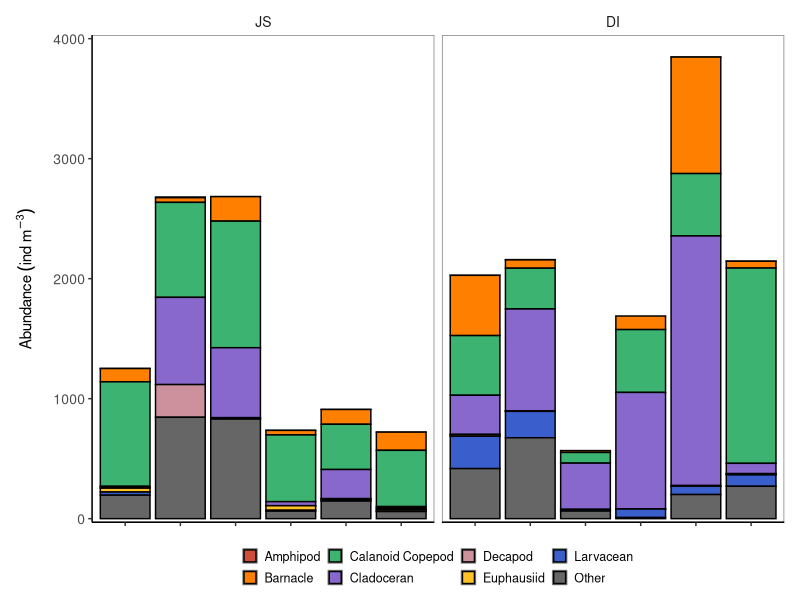
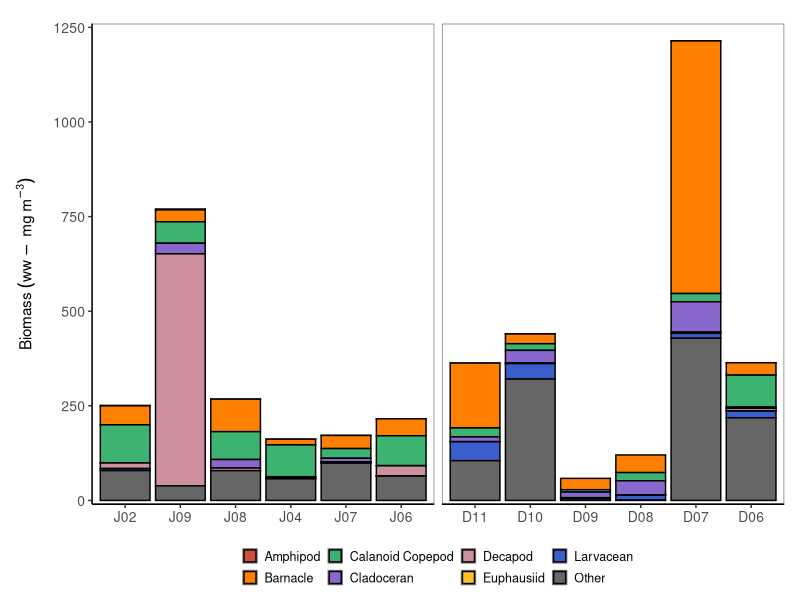
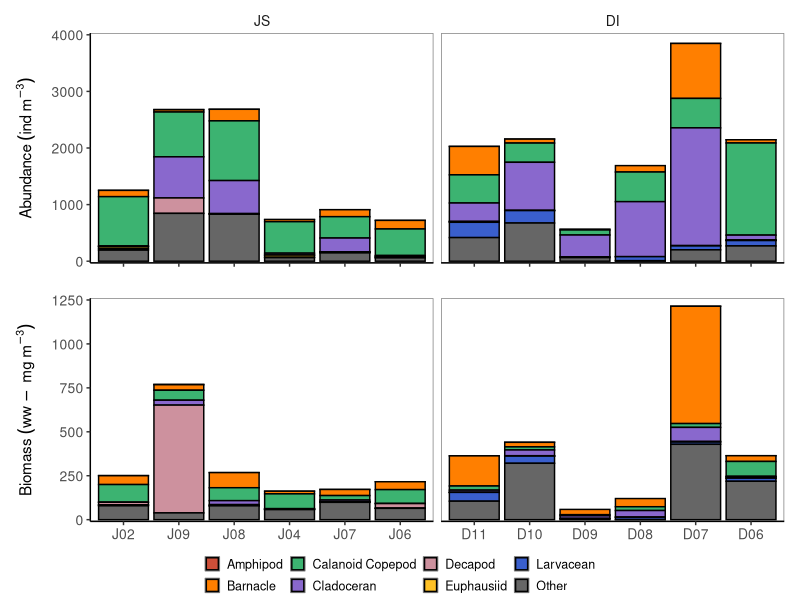
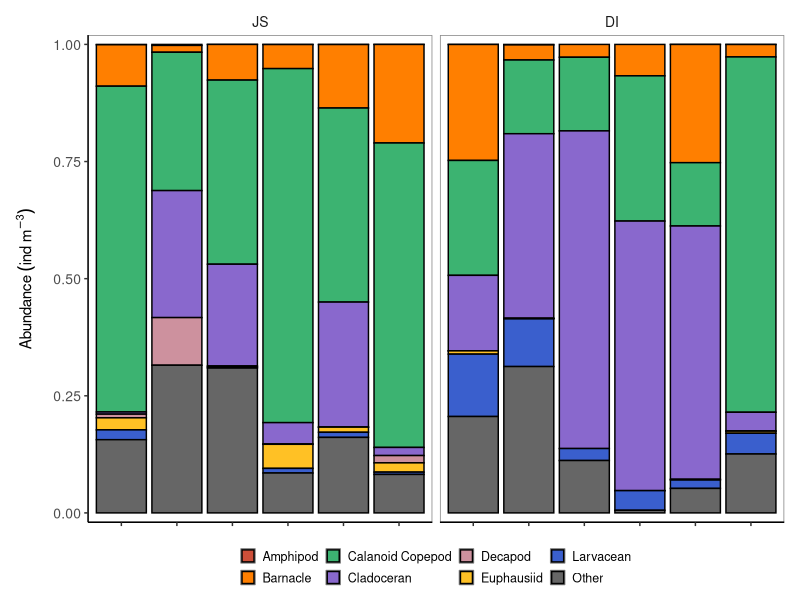
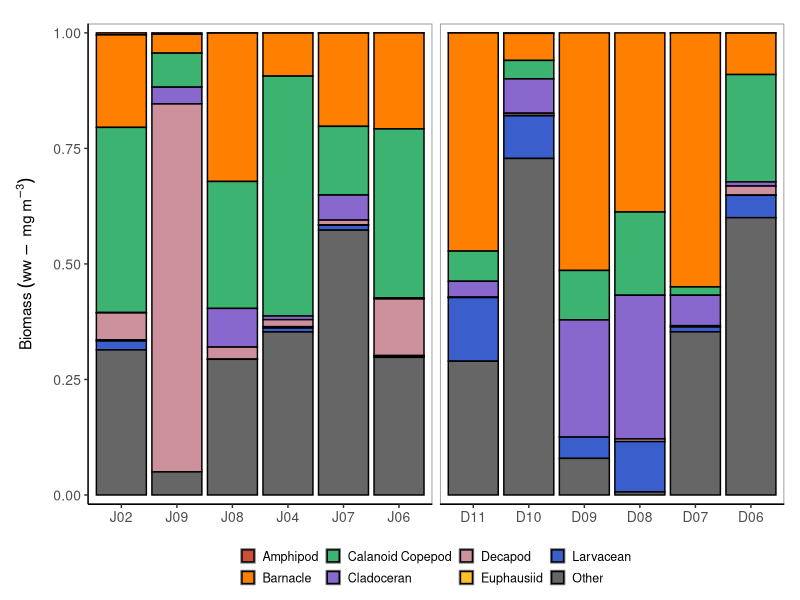
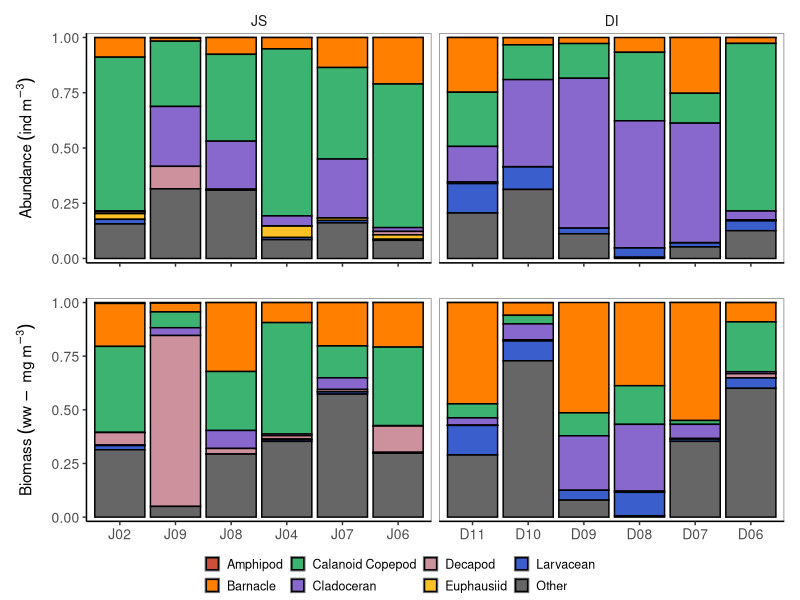
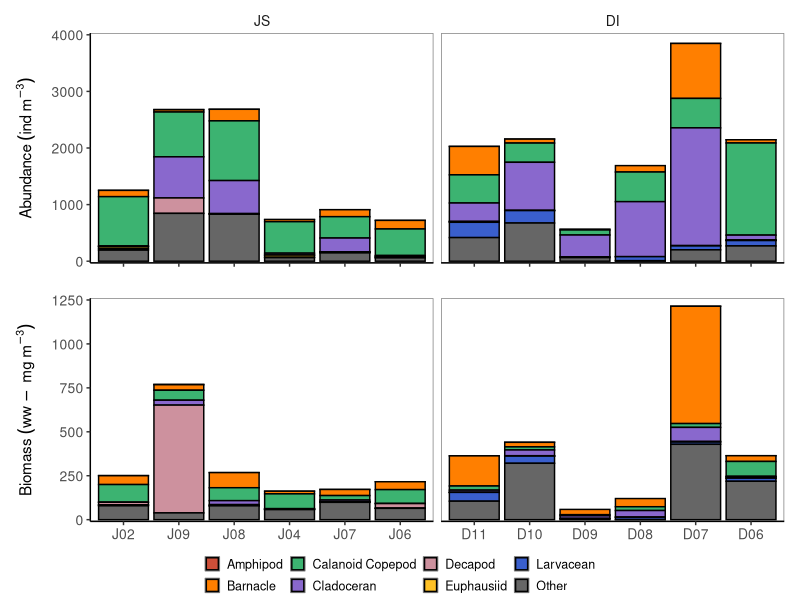
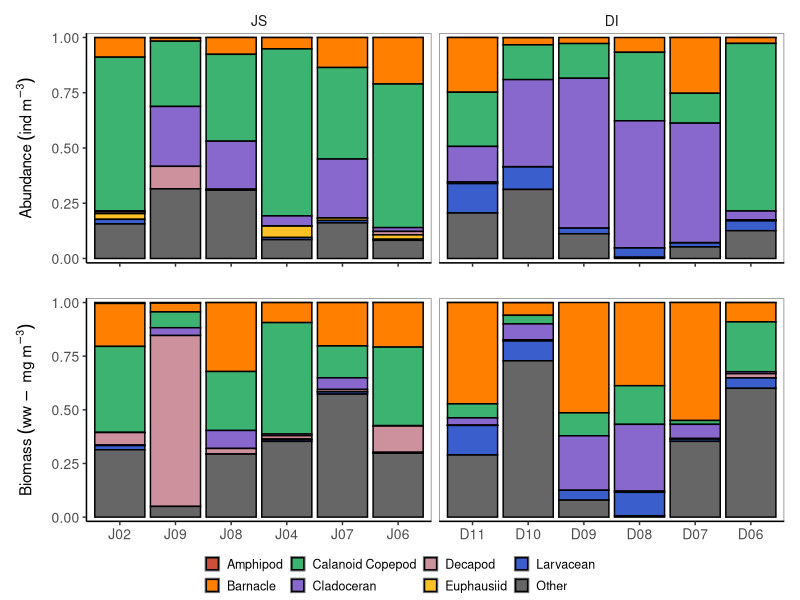

Write the R code that produced these figures, in order. (Note: this script raises an error after producing the figures.)
## ---- chunk 1
library(tidyverse)
library(ggpubr)
library(here)

myzoopcomp <- read_csv("../raw/zoopcomp.csv")
myzoopww <- read_csv("../raw/zoopww.csv")
spat <- read_csv("../raw/spatial.csv")

allzoopcomp <- read_csv(here("raw", "combined_JSP_zoop_tax.csv"))
allzoopww <- read_csv(here("raw", "combined_JSP_zoop_ww.csv"))
## ---- chunk 2
# Code to show the abundance and biomass of zoops from 2015 spatial samples

zoop_abund <- myzoopcomp %>%
        separate(date, c("year", "month", "day"), sep = "-") %>%
        select(sampleID, year, location, site, plot.taxon.g, sizeclass, totcount, abundance, biomass_wet) %>%
        filter(!sampleID %in% c("QPK1045", "QPK1049", "QPK1012", "QPK1019", "JSPK1014", "JSPK1054","JSPK1075", "JSPK1093"), totcount != "NA", year == "2015") %>%  # removing the other temporal zoop samples from D07 and J07 
        mutate(location = factor(location, levels = c("JS", "DI")), site = factor(site, levels = c("J02", "J09", "J08", "J04", "J07", "J06", "D11", "D10", "D09", "D08", "D07", "D06"))) %>%
        group_by(location, site, plot.taxon.g) %>%
        summarise(totcount = sum(totcount), totabund = sum(abundance), totbiom = sum(biomass_wet))
 

#plotting species comp using absolute zoop abundances
zoopcomp.abund <- ggplot(data = zoop_abund, aes(x = site, y = totabund, fill = plot.taxon.g)) + 
        geom_bar(stat = "identity", colour = "black") +
        theme_classic()+
        facet_grid(.~location, scales = "free") +
        scale_fill_manual(
                values = c("tomato3", "darkorange1", "mediumseagreen", "mediumpurple3","pink3", "goldenrod1", "royalblue3", "grey40"),
                labels = c("Amphipod", "Barnacle", "Calanoid Copepod", "Cladoceran", "Decapod", "Euphausiid", "Larvacean", "Other")
        ) +
        theme(
                axis.text.x = element_blank(),
                axis.text.y = element_text(size = 10),
                axis.title.x = element_blank(),
                axis.title.y = element_text(size = 11, margin = margin(r = 10)),
                panel.background = element_rect(fill = "white", colour = "grey50"),
                strip.background = element_blank(),
                strip.text = element_text(size = 10),
                legend.title=element_blank(),
                legend.text = element_text(size = 9),
                legend.key.size = unit(0.7, "line"),
                legend.position = "bottom",
                plot.margin=unit(c(0.2,0.4,0.2,0.4),"cm")
        ) +
        labs(y = expression(Abundance~(ind~m^-3))) + 
        scale_y_continuous(expand = c(0,30), limits = c(0,4000))

zoopcomp.abund


#plotting zoop absolute biomass
zoopcomp.biom <- ggplot(data = zoop_abund, aes(x = site, y = totbiom, fill = plot.taxon.g)) + 
        geom_bar(stat = "identity", colour = "black") +
        theme_classic()+
        facet_grid(.~location, scales = "free") +
        scale_fill_manual(
                values = c("tomato3", "darkorange1", "mediumseagreen", "mediumpurple3","pink3", "goldenrod1", "royalblue3", "grey40"),
                labels = c("Amphipod", "Barnacle", "Calanoid Copepod", "Cladoceran", "Decapod", "Euphausiid", "Larvacean", "Other")
        ) +
        theme(
                axis.text.x = element_text(size = 10),
                axis.text.y = element_text(size = 10),
                axis.title.x = element_blank(),
                axis.title.y = element_text(size = 11, margin = margin(r = 10)),
                panel.background = element_rect(fill = "white", colour = "grey50"),
                strip.background = element_blank(),
                strip.text = element_blank(),
                legend.title=element_blank(),
                legend.text = element_text(size = 9),
                legend.key.size = unit(0.7, "line"),
                legend.position = "bottom",
                plot.margin=unit(c(0.6,0.4,0.2,0.4),"cm")
        ) +
        labs(y = expression(Biomass~(ww~-~mg~m^-3))) +
        scale_y_continuous(expand = c(0,10), limits = c(0,1250))

zoopcomp.biom

ggarrange(zoopcomp.abund, zoopcomp.biom, ncol = 1, common.legend = TRUE, legend = "bottom")
ggsave("zoop_abund_biom_taxa.png", path = "../figs/zoops", width = 16, height = 16, units = "cm", dpi = 300)



#plotting proportion of taxa by abundance
zoopabund_prop <- ggplot(data = zoop_abund, aes(x = site, y = totabund, fill = plot.taxon.g)) + 
        geom_bar(stat = "identity", position = "fill", colour = "black") +
        theme_classic()+
        facet_grid(.~location, scales = "free") +
        scale_fill_manual(
                values = c("tomato3", "darkorange1", "mediumseagreen", "mediumpurple3","pink3", "goldenrod1", "royalblue3", "grey40"),
                labels = c("Amphipod", "Barnacle", "Calanoid Copepod", "Cladoceran", "Decapod", "Euphausiid", "Larvacean", "Other")
        ) +
        theme(
                axis.text.x = element_blank(),
                axis.text.y = element_text(size = 10),
                axis.title.x = element_blank(),
                axis.title.y = element_text(size = 11, margin = margin(r = 10)),
                panel.background = element_rect(fill = "white", colour = "grey50"),
                strip.background = element_blank(),
                strip.text = element_text(size = 10),
                legend.title=element_blank(),
                legend.text = element_text(size = 9),
                legend.key.size = unit(0.7, "line"),
                legend.position = "bottom",
                plot.margin=unit(c(0.2,0.4,0.2,0.4),"cm")
        ) +
        labs(y = expression(Abundance~(ind~m^-3)))  +
        scale_y_continuous(expand = c(0,0.02))
zoopabund_prop


#plotting proportion of taxa by biomass
zoopbiom_prop <- ggplot(data = zoop_abund, aes(x = site, y = totbiom, fill = plot.taxon.g)) + 
        geom_bar(stat = "identity", position = "fill", colour = "black") +
        theme_classic()+
        facet_grid(.~location, scales = "free") +
        scale_fill_manual(
                values = c("tomato3", "darkorange1", "mediumseagreen", "mediumpurple3","pink3", "goldenrod1", "royalblue3", "grey40"),
                labels = c("Amphipod", "Barnacle", "Calanoid Copepod", "Cladoceran", "Decapod", "Euphausiid", "Larvacean", "Other")
        ) +
        theme(
                axis.text.x = element_text(size = 10),
                axis.text.y = element_text(size = 10),
                axis.title.x = element_blank(),
                axis.title.y = element_text(size = 11, margin = margin(r = 10)),
                panel.background = element_rect(fill = "white", colour = "grey50"),
                strip.background = element_blank(),
                strip.text = element_blank(),
                legend.title=element_blank(),
                legend.text = element_text(size = 9),
                legend.key.size = unit(0.7, "line"),
                legend.position = "bottom",
                plot.margin=unit(c(0.6,0.4,0.2,0.4),"cm")
        ) +
        labs(y = expression(Biomass~(ww~-~mg~m^-3))) +
        scale_y_continuous(expand = c(0,0.02))

zoopbiom_prop
       
ggarrange(zoopabund_prop, zoopbiom_prop, ncol = 1, common.legend = TRUE, legend = "bottom")
ggsave("zoop_abund_biom_taxa_proportions.png", path = "../figs/zoops", width = 16, height = 16, units = "cm", dpi = 300)

## ---- chunk 3
# Code to show the abundance and biomass of zoops over time at D07 and J07

temp.abund <- zoopcomp %>%
        mutate(year = format(date, "%Y")) %>%
        select(sampleID, date, year, location, site, phylum, plot.taxon.g, totcount, abundance, biomass_wet) %>%
        filter(site == "D07" | site =="J07", totcount != "NA", phylum != 'NA') %>%
        mutate(location = factor(location, levels = c("JS", "DI"))) %>% 
        group_by(year, date, location, site, plot.taxon.g) %>%
        summarise(totcount = sum(totcount), totabund = sum(abundance), totbiom = sum(biomass_wet))

temp.abund$year <- format(as.factor(temp.abund$year))
temp.abund$date_m <- format(as.Date(temp.abund$date), "%b-%d")
temp.abund$date_m1 <- as.Date(temp.abund$date_m, format = "%b-%d")


##plot relative abundance for each taxon for the taxa that contribute >5%, fill with taxon
temp.zoop.relabund <- ggplot(data = temp.abund, aes(x = date_m1, y = totabund)) + 
  geom_col(aes(fill = plot.taxon.g), position = "fill", width = 3.5, colour = "black") +
  theme_classic()+
  facet_grid(vars(year), vars(location), scales = "free") +
  scale_fill_manual(
          values = c("tomato3", "darkorange1", "mediumseagreen", "mediumpurple3","pink3", "goldenrod1", "royalblue3", "grey40"),
                labels = c("Amphipod", "Barnacle", "Calanoid Copepod", "Cladoceran", "Decapod", "Euphausiid", "Larvacean", "Other")
  ) +
  theme(
    axis.text.x = element_text(size = 10, angle = 90),
    axis.text.y = element_text(size = 10),
    axis.title.x = element_blank(),
    axis.title.y = element_text(size = 12, margin = margin(r=10)),
    panel.background = element_rect(fill = "white", colour = "grey50"),
    strip.background = element_blank(),
    strip.text = element_text(size = 10),
    legend.title=element_blank(),
    legend.text = element_text(size = 10),
    legend.key.size = unit(0.7, "line"),
    legend.position = "bottom",
    legend.direction = "horizontal",
    legend.justification = "center"
  ) +
  labs(y = "Proportion of Sample")

temp.zoop.relabund +  scale_x_date(date_breaks ="1 week", date_labels = "%b-%d") + guides(fill = guide_legend(nrow = 2, byrow = TRUE))
ggsave("zoop_speciescomp_relabund.png", path = "../figs/zoops", width = 14, height = 12, units = "cm", dpi = 300)
## ---- chunk 4
# Combine spat and temp and plot together over time
zoop_abund <- myzoopcomp %>%
        mutate(year = format(date, "%Y")) %>%
        select(date, year, location, site, phylum, plot.taxon.g, totcount, abundance, biomass_wet) %>%
        filter(totcount != "NA", phylum != 'NA') %>%
        mutate(location = factor(location, levels = c("JS", "DI"))) %>% 
        group_by(year, date, location, plot.taxon.g) %>%
        summarise(totcount = sum(totcount), totabund = sum(abundance), totbiom = sum(biomass_wet))

zoop_abund$year <- format(as.factor(zoop_abund$year))
zoop_abund$date_m <- format(as.Date(zoop_abund$date), "%b-%d")
zoop_abund$date_m1 <- as.Date(zoop_abund$date_m, format = "%b-%d")

zoop_samplesize <- zoopcomp %>%
        mutate(year = format(date, "%Y"), location = factor(location, levels = c("JS", "DI"))) %>%
        select(sampleID, date, year, location, site, phylum, plot.taxon.g, totcount, abundance, biomass_wet) %>%
        filter(totcount != "NA", phylum != 'NA')

zoop_samplesize$year <- format(as.factor(zoop_samplesize$year))
zoop_samplesize$date_m <- format(as.Date(zoop_samplesize$date), "%b-%d")
zoop_samplesize$date_m1 <- as.Date(zoop_samplesize$date_m, format = "%b-%d")

samplesize <- zoop_samplesize %>%
  group_by(year, date_m1, location) %>%
  summarise(count = length(unique(sampleID)))

##plot relative abundance for each taxon for the taxa that contribute >5%, fill with taxon
zoop_abund_p <- ggplot(data = zoop_abund, aes(x = date_m1, y = totabund)) + 
  geom_col(aes(fill = plot.taxon.g), position = "fill", width = 1, colour = "black") +
  theme_classic()+
  facet_grid(vars(year), vars(location), scales = "free") +
  scale_fill_manual(
          values = c("tomato3", "darkorange1", "mediumseagreen", "mediumpurple3","pink3", "goldenrod1", "royalblue3", "grey40"),
                labels = c("Amphipod", "Barnacle", "Calanoid Copepod", "Cladoceran", "Decapod", "Euphausiid", "Larvacean", "Other")
  ) +
  theme(
    axis.text.x = element_text(size = 10, angle = 90),
    axis.text.y = element_text(size = 10),
    axis.title.x = element_blank(),
    axis.title.y = element_text(size = 12, margin = margin(r=10)),
    panel.background = element_rect(fill = "white", colour = "grey50"),
    strip.background = element_blank(),
    strip.text = element_text(size = 10),
    legend.title=element_blank(),
    legend.text = element_text(size = 10),
    legend.key.size = unit(0.7, "line"),
    legend.position = "bottom",
    legend.direction = "horizontal",
    legend.justification = "center"
  ) +
  labs(y = "Proportion of Sample") +
  scale_y_continuous(expand = c(0,0.04), breaks = seq(0,1.0,0.2))

zoop_abund_p +  
  scale_x_date(date_breaks ="1 week", date_labels = "%b-%d") + 
  guides(fill = guide_legend(nrow = 2, byrow = TRUE)) +
  geom_text(data = samplesize, aes(x = date_m1, y = 1.07, label = count, fill = NULL), size = 3)

ggsave("../figs/zoops/allzoops_overtime.png", width = 16, height = 12, units = "cm")
## ---- chunk 5
# Combine spat and temp and plot SIZES over time
zoop_size_abund <- allzoopcomp %>%
        mutate(year = format(date, "%Y")) %>%
        select(date, year, location, site, sizeclass, totcount, abundance, biomass_wet) %>%
        filter(totcount != "NA", sizeclass != 'NA') %>%
        mutate(location = factor(location, levels = c("JS", "DI")), sizeclass = factor(sizeclass, levels = c("<1", "1-2", "2-5", "5-10", ">10"))) %>% 
        group_by(year, date, location, sizeclass) %>%
        summarise(totcount = sum(totcount), totabund = sum(abundance), totbiom = sum(biomass_wet))

zoop_size_abund $year <- format(as.factor(zoop_size_abund $year))
zoop_size_abund $date_m <- format(as.Date(zoop_size_abund $date), "%b-%d")
zoop_size_abund $date_m1 <- as.Date(zoop_size_abund $date_m, format = "%b-%d")

zoop_samplesize <- zoopcomp %>%
        mutate(year = format(date, "%Y"), location = factor(location, levels = c("JS", "DI"))) %>%
        select(sampleID, date, year, location, site, sizeclass, totcount, abundance, biomass_wet) %>%
        filter(totcount != "NA", sizeclass != 'NA')

zoop_samplesize$year <- format(as.factor(zoop_samplesize$year))
zoop_samplesize$date_m <- format(as.Date(zoop_samplesize$date), "%b-%d")
zoop_samplesize$date_m1 <- as.Date(zoop_samplesize$date_m, format = "%b-%d")

samplesize <- zoop_samplesize %>%
  group_by(year, date_m1, location) %>%
  summarise(count = length(unique(sampleID)))

##plot relative abundance for each taxon for the taxa that contribute >5%, fill with taxon
zoop_sizeabund_p <- ggplot(data = zoop_size_abund, aes(x = date_m1, y = totabund)) + 
  geom_col(aes(fill = sizeclass), position = "fill", width = 1, colour = "black") +
  theme_classic()+
  facet_grid(vars(year), vars(location), scales = "free") +
  scale_fill_manual(values = c("cadetblue1","cadetblue3","cadetblue4","plum4","mediumpurple4")) +
  theme(
    axis.text.x = element_text(size = 10, angle = 90),
    axis.text.y = element_text(size = 10),
    axis.title.x = element_blank(),
    axis.title.y = element_text(size = 12, margin = margin(r=10)),
    panel.background = element_rect(fill = "white", colour = "grey50"),
    strip.background = element_blank(),
    strip.text = element_text(size = 10),
    legend.title=element_blank(),
    legend.text = element_text(size = 10),
    legend.key.size = unit(0.7, "line"),
    legend.position = "bottom",
    legend.direction = "horizontal",
    legend.justification = "center"
  ) +
  labs(y = "Proportion of Sample") +
  scale_y_continuous(expand = c(0,0.04), breaks = seq(0,1.0,0.2))

zoop_sizeabund_p +  
  scale_x_date(date_breaks ="1 week", date_labels = "%b-%d") + 
  geom_text(data = samplesize, aes(x = date_m1, y = 1.07, label = count, fill = NULL), size = 3)

ggsave("../figs/zoops/allzoopsizes_overtime.png", width = 16, height = 12, units = "cm")
## ---- chunk 6
# Combine spat and temp and plot together over time
options(scipen = 999)
zoop_abund <- allzoopcomp %>%
  mutate(year = format(date, "%Y")) %>%
  mutate(location = case_when(grepl("D", site) ~ "DI",
                              grepl("Q", site) ~ "DI",
                              grepl("J", site) ~ "JS")) %>%
  select(date, year, location, site, phylum, final_category, plot.taxon, total_count, abundance) %>%
  mutate(plot.taxon = case_when(plot.taxon %in% c("Fish", "Insect", "Jellyfish") ~ "Other",
                                TRUE ~ plot.taxon)) %>%
  filter(total_count != "NA", phylum != 'NA') %>%
  mutate(location = factor(location, levels = c("JS", "DI"))) %>% 
  group_by(year, date, location, final_category, plot.taxon) %>%
  summarise(totcount = sum(total_count), totabund = sum(abundance))

zoop_abund$year <- format(as.factor(zoop_abund$year))
zoop_abund$date_m <- format(as.Date(zoop_abund$date), "%b-%d")
zoop_abund$date_m1 <- as.Date(zoop_abund$date_m, format = "%b-%d")

zoop_samplesize <- allzoopcomp %>%
  mutate(location = case_when(grepl("D", site) ~ "DI",
                              grepl("Q", site) ~ "DI",
                              grepl("J", site) ~ "JS")) %>%
        mutate(year = format(date, "%Y"), location = factor(location, levels = c("JS", "DI"))) %>%
        select(sample_id, date, year, location, site, phylum, plot.taxon, total_count, abundance) %>%
        filter(total_count != "NA", phylum != 'NA')

zoop_samplesize$year <- format(as.factor(zoop_samplesize$year))
zoop_samplesize$date_m <- format(as.Date(zoop_samplesize$date), "%b-%d")
zoop_samplesize$date_m1 <- as.Date(zoop_samplesize$date_m, format = "%b-%d")

samplesize <- zoop_samplesize %>%
  group_by(year, date_m1, location) %>%
  summarise(count = length(unique(sample_id)))

##plot relative abundance for each taxon for the taxa that contribute >5%, fill with taxon
zoop_abund_p <- ggplot(data = zoop_abund, aes(x = date_m1, y = totcount)) + 
  geom_col(aes(fill = plot.taxon), position = "fill", width = 1, colour = "black", size = 0.3) +
  theme_classic()+
  facet_grid(vars(year), vars(location), scales = "free") +
  scale_fill_manual(
          values = c("tomato3", "darkorange1", "mediumpurple3", "mediumseagreen", "pink3", "goldenrod1", "royalblue3", "grey40"),
                labels = c("Amphipod", "Barnacle", "Cladoceran", "Copepod", "Decapod", "Euphausiid", "Larvacean", "Other")
  ) +
  theme(
    axis.text.x = element_text(size = 10, angle = 90, vjust = 0.5),
    axis.text.y = element_text(size = 10),
    axis.title.x = element_blank(),
    axis.title.y = element_text(size = 12, margin = margin(r=10)),
    panel.background = element_rect(fill = "white", colour = "grey50"),
    strip.background = element_blank(),
    strip.text = element_text(size = 10),
    legend.title=element_blank(),
    legend.text = element_text(size = 10),
    legend.key.size = unit(0.7, "line"),
    legend.position = "bottom",
    legend.direction = "horizontal",
    legend.justification = "center"
  ) +
  labs(y = "Proportion of Sample") +
  scale_y_continuous(expand = c(0,0.04), breaks = seq(0,1.0,0.2))

zoop_abund_p +  
  scale_x_date(date_breaks ="1 week", date_labels = "%b-%d", limits = c(as.Date(c("2022-05-01", "2022-07-10")))) + 
  guides(fill = guide_legend(nrow = 2, byrow = TRUE)) +
  geom_text(data = samplesize, aes(x = date_m1, y = 1.07, label = count, fill = NULL), size = 2.2)

ggsave("../figs/zoops/allzoops_overtime.png", width = 18, height = 14, units = "cm")
## ---- chunk 7
# Combine spat and temp and plot SIZES over time
zoop_size_abund <- allzoopcomp %>%
        mutate(year = format(date, "%Y")) %>%
  mutate(location = case_when(grepl("D", site) ~ "DI",
                              grepl("Q", site) ~ "DI",
                              grepl("J", site) ~ "JS")) %>%
        select(date, year, location, site, size_class, total_count, abundance) %>%
        filter(total_count != "NA", size_class != 'NA') %>%
  mutate(size_class = case_when(size_class %in% c("<1", "1-2", "<2") ~ "<2",
                                TRUE ~ size_class)) %>%
        mutate(location = factor(location, levels = c("JS", "DI")), size_class = factor(size_class, levels = c("<2", "2-5", "5-10", ">10"))) %>% 
        group_by(year, date, location, size_class) %>%
        summarise(totcount = sum(total_count), totabund = sum(abundance))

zoop_size_abund $year <- format(as.factor(zoop_size_abund $year))
zoop_size_abund $date_m <- format(as.Date(zoop_size_abund $date), "%b-%d")
zoop_size_abund $date_m1 <- as.Date(zoop_size_abund $date_m, format = "%b-%d")

zoop_samplesize <- allzoopcomp %>%
  mutate(location = case_when(grepl("D", site) ~ "DI",
                              grepl("Q", site) ~ "DI",
                              grepl("J", site) ~ "JS")) %>%
        mutate(year = format(date, "%Y"), location = factor(location, levels = c("JS", "DI"))) %>%
        select(sample_id, date, year, location, site, size_class, total_count, abundance) %>%
        filter(total_count != "NA", size_class != 'NA')

zoop_samplesize$year <- format(as.factor(zoop_samplesize$year))
zoop_samplesize$date_m <- format(as.Date(zoop_samplesize$date), "%b-%d")
zoop_samplesize$date_m1 <- as.Date(zoop_samplesize$date_m, format = "%b-%d")

samplesize <- zoop_samplesize %>%
  group_by(year, date_m1, location) %>%
  summarise(count = length(unique(sample_id)))

##plot relative abundance for each taxon for the taxa that contribute >5%, fill with taxon
zoop_sizeabund_p <- ggplot(data = zoop_size_abund, aes(x = date_m1, y = totcount)) + 
  geom_col(aes(fill = size_class), position = "fill", width = 1, size = 0.3, colour = "black") +
  theme_classic()+
  facet_grid(vars(year), vars(location), scales = "free") +
  scale_fill_manual(values = c("cadetblue1","cadetblue4","plum4","mediumpurple4")) +
  theme(
    axis.text.x = element_text(size = 10, angle = 90),
    axis.text.y = element_text(size = 10),
    axis.title.x = element_blank(),
    axis.title.y = element_text(size = 12, margin = margin(r=10)),
    panel.background = element_rect(fill = "white", colour = "grey50"),
    strip.background = element_blank(),
    strip.text = element_text(size = 10),
    legend.title=element_blank(),
    legend.text = element_text(size = 10),
    legend.key.size = unit(0.7, "line"),
    legend.position = "bottom",
    legend.direction = "horizontal",
    legend.justification = "center"
  ) +
  labs(y = "Proportion of Sample") +
  scale_y_continuous(expand = c(0,0.04), breaks = seq(0,1.0,0.2))

zoop_sizeabund_p +  
  scale_x_date(date_breaks ="1 week", date_labels = "%b-%d", limits = c(as.Date(c("2022-05-01", "2022-07-10")))) + 
  geom_text(data = samplesize, aes(x = date_m1, y = 1.07, label = count, fill = NULL), size = 2.5)

ggsave("../figs/zoops/allzoopsizes_overtime.png", width = 20, height = 12, units = "cm")
